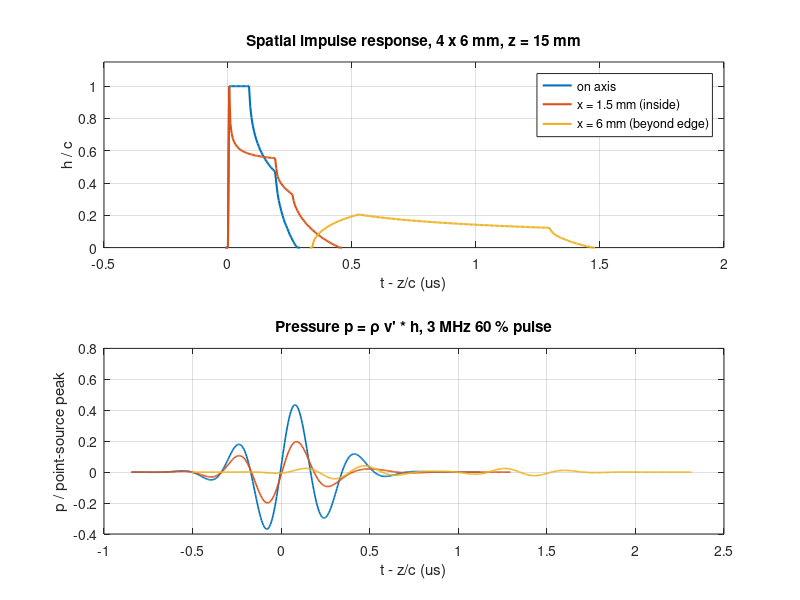
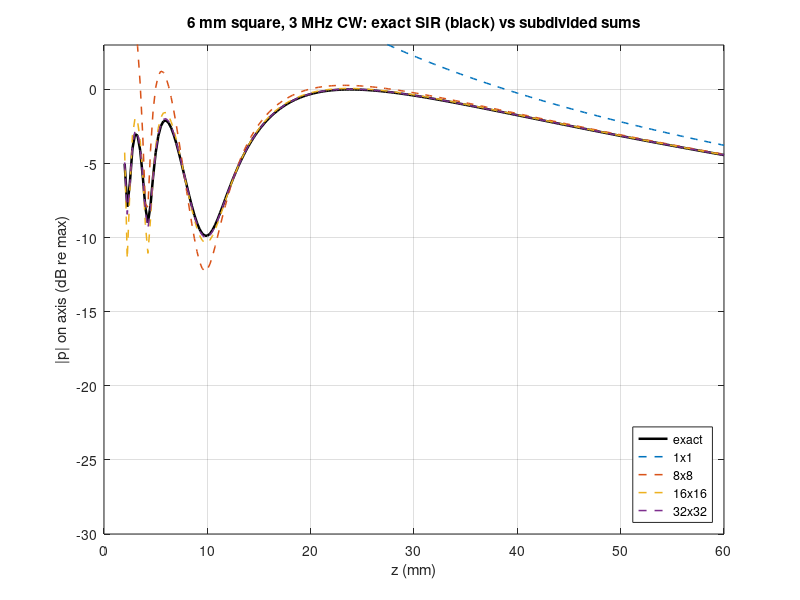

Here is the MATLAB script that generated these plots, in order:
%% m21_spatial_impulse_response.m
% Spatial impulse response (SIR) of a baffled rectangular element, exact and Field II-style.
% Everything here is computed by this script; Field II itself is not called (the subdivision
%   only reimplements its far-field sub-element idea).
%   h(r,t) = (c/2pi) * Theta(t), Theta = angle of the circle of radius sqrt((ct)^2 - z^2)
%   (centred on the projection of r) that lies inside the aperture.  p = rho * dv/dt * h.
% What it shows
%   1) exact SIR on axis, inside the edge and beyond the edge; check against the closed form
%   2) integral of h equals the surface integral of 1/(2 pi R)
%   3) Field II-style subdivision (point-like sub-elements) converging to the exact SIR
%   4) on-axis CW field of a 6 mm square: subdivided sum versus the exact SIR
% What to change: element size (w, H), field points, f0, sub-element counts.
% Expected output: plateau h/c = 1.000 on axis, off-axis duration 1.129 us and peak 0.204c,
%   last on-axis CW maximum of the 6 mm square near 24 mm, errors ~22, 4.4, 0.6, 0.13 dB.
% Units: mm, us, MHz; c in mm/us.  Base MATLAB / Octave.

clear; close all; rng(1);
c   = 1.54;            % mm/us (1540 m/s)
w   = 4;  H = 6;       % element width (x) and height (y), mm
a   = w/2; b = H/2;
fs  = 200;             % MHz, SIR sampling
nAng = 1440;           % angles on the arrival circle
phi = ((0:nAng-1) + 0.5) * 2*pi/nAng;

% exact SIR by testing points on the arrival circle (vectorized over angles)
sirRect = @(x0, y0, z0, t) c * mean( ...
    (abs(x0 + sqrt(max((c*t(:)).^2 - z0^2, 0)) * cos(phi)) < a) & ...
    (abs(y0 + sqrt(max((c*t(:)).^2 - z0^2, 0)) * sin(phi)) < b) & ...
    repmat((c*t(:)).^2 > z0^2, 1, nAng), 2).';     % returns a row vector

%% 1) on axis, inside the edge, beyond the edge (z = 15 mm)
z0  = 15;
pts = [0 0; 1.5 0; 6 0];
names = {'on axis', 'x = 1.5 mm (inside)', 'x = 6 mm (beyond edge)'};
f0 = 3; B = 0.6;                                   % pulse: 3 MHz, 60 % -6 dB bandwidth
sf = B*f0/(2*sqrt(2*log(2))); st = 1/(2*pi*sf);
dv = @(t) exp(-t.^2/(2*st^2)) .* (2*pi*f0*cos(2*pi*f0*t) - t/st^2 .* sin(2*pi*f0*t));
tk = (-ceil(4*st*fs):ceil(4*st*fs))/fs;            % pulse kernel time axis
figure(1); clf;
for k = 1:3
    x0 = pts(k,1); y0 = pts(k,2);
    Rmin = sqrt(max(abs(x0)-a,0)^2 + max(abs(y0)-b,0)^2 + z0^2);
    Rmax = sqrt((abs(x0)+a)^2 + (abs(y0)+b)^2 + z0^2);
    t = (floor(Rmin/c*fs)-2 : ceil(Rmax/c*fs)+2)/fs;
    h = sirRect(x0, y0, z0, t);
    corners = sort(sqrt((x0-[-a a -a a]).^2 + (y0-[-b -b b b]).^2 + z0^2)/c);
    fprintf('%-24s t0 = %.3f us, t1 = %.3f us, duration = %.3f us, peak h/c = %.3f\n', ...
        names{k}, Rmin/c, Rmax/c, (Rmax-Rmin)/c, max(h)/c);
    fprintf('%-24s corner arrivals: %s us\n', '', sprintf('%.3f ', corners));
    p = conv(h, dv(tk)) / fs;                       % rho = 1
    tp = t(1) + tk(1) + (0:numel(p)-1)/fs;
    pff = w*H/(2*pi*sqrt(x0^2+y0^2+z0^2)) * max(abs(dv(tk)));
    fprintf('%-24s pressure peak / point-source estimate = %.3f\n', '', max(abs(p))/pff);
    subplot(2,1,1); plot(t - z0/c, h/c, 'LineWidth', 1.5); hold on;
    subplot(2,1,2); plot(tp - z0/c, p/pff, 'LineWidth', 1.2); hold on;
    if k == 1
        % closed form on axis: Theta = 2pi - 4acos(a/s)[s>a] - 4acos(b/s)[s>b]
        s = sqrt(max((c*t).^2 - z0^2, 0));
        th = 2*pi*ones(size(s));
        th(s > a) = th(s > a) - 4*acos(a./s(s > a));
        th(s > b) = th(s > b) - 4*acos(b./s(s > b));
        th(s >= sqrt(a^2+b^2) | (c*t).^2 <= z0^2) = 0;
        fprintf('%-24s max |numeric - closed form| / c = %.1e\n', '', max(abs(h - c*th/(2*pi)))/c);
    end
end
subplot(2,1,1); ylim([0 1.15]); xlabel('t - z/c (us)'); ylabel('h / c'); title('Spatial impulse response, 4 x 6 mm, z = 15 mm'); legend(names); grid on;
subplot(2,1,2); xlabel('t - z/c (us)'); ylabel('p / point-source peak'); title('Pressure p = \rho v'' * h, 3 MHz 60 % pulse'); grid on;

%% 2) integral check: int h dt = int dS / (2 pi R)
x0 = 5; y0 = 1; z0 = 8;
Rmin = sqrt(max(abs(x0)-a,0)^2 + max(abs(y0)-b,0)^2 + z0^2); Rmax = sqrt((abs(x0)+a)^2 + (abs(y0)+b)^2 + z0^2);
t = (floor(Rmin/c*800):ceil(Rmax/c*800))/800;
I1 = sum(sirRect(x0, y0, z0, t)) / 800;
ng = 400; [XS, YS] = meshgrid(-a + ((1:ng)-0.5)*w/ng, -b + ((1:ng)-0.5)*H/ng);
I2 = sum(sum((w/ng)*(H/ng) ./ (2*pi*sqrt((x0-XS).^2 + (y0-YS).^2 + z0^2))));
fprintf('\nIntegral check at (5,1,8) mm: int h dt = %.5f mm, surface integral = %.5f mm\n', I1, I2);

%% 3) Field II-style subdivision of the SIR at the off-axis point (6, 0, 15)
x0 = 6; y0 = 0; z0 = 15; fsb = 200;
Rmin = sqrt((x0-a)^2 + z0^2); Rmax = sqrt((x0+a)^2 + b^2 + z0^2);
t = (floor(Rmin/c*fsb)-4 : ceil(Rmax/c*fsb)+4)/fsb;
hx = sirRect(x0, y0, z0, t);
pex = conv(hx, dv(tk))/fsb;
fprintf('\nSubdivision at (6, 0, 15) mm, pressure-pulse error vs exact:\n');
for n = [2 4 8 16 32]
    [XS, YS] = meshgrid(-a + ((1:n)-0.5)*w/n, -b + ((1:n)-0.5)*H/n);
    R = sqrt((x0-XS(:)).^2 + (y0-YS(:)).^2 + z0^2); amp = (w/n)*(H/n) ./ (2*pi*R);
    u = (R/c - t(1))*fsb; i0 = floor(u); fr = u - i0;                       % linear split of each delta
    hs = accumarray([i0+1; i0+2], [amp.*(1-fr); amp.*fr], [numel(t)+2, 1])' * fsb;
    hs = hs(1:numel(t));
    ps = conv(hs, dv(tk))/fsb;
    fprintf('  %2d x %2d sub-elements (%.2f x %.2f mm): rms error %.1f %% of peak\n', n, n, w/n, H/n, 100*sqrt(mean((ps-pex).^2))/max(abs(pex)));
end

%% 4) on-axis CW field of a 6 mm square at 3 MHz: exact SIR vs subdivision
ws = 6; as = 3; f = 3; k = 2*pi*f/c; lam = c/f;
zs = 2:0.25:60;
Pex = zeros(size(zs));
for iz = 1:numel(zs)
    z = zs(iz); t0 = z/c; t1 = sqrt(z^2 + 2*as^2)/c; nt = max(400, ceil((t1-t0)*2000));
    tt = t0 + ((1:nt)-0.5)*(t1-t0)/nt; s = sqrt((c*tt).^2 - z^2);
    th = 2*pi - 8*acos(min(as./s, 1));                                     % square: a = b
    th(s >= sqrt(2)*as) = 0;
    Pex(iz) = abs(sum(c*th/(2*pi) .* exp(-1i*2*pi*f*tt)) * (t1-t0)/nt);
end
mx = false(size(Pex)); WN = 24;
for i = WN+1:numel(Pex)-WN
    mx(i) = Pex(i) == max(Pex(i-WN:i+WN));
end
iz = find(mx, 1, 'last');
fprintf('\n6 mm square, 3 MHz: last on-axis CW maximum at z = %.2f mm (a^2/lambda = %.2f mm, ratio %.2f)\n', zs(iz), as^2/lam, zs(iz)/(as^2/lam));
figure(2); clf; plot(zs, 20*log10(Pex/max(Pex)), 'k', 'LineWidth', 1.8); hold on;
for n = [1 8 16 32]
    [XS, YS] = meshgrid(-as + ((1:n)-0.5)*ws/n, -as + ((1:n)-0.5)*ws/n); dA = (ws/n)^2;
    R = sqrt(XS(:).^2 + YS(:).^2 + zs.^2);                                  % (n^2) x numel(zs)
    Pap = abs(sum(dA ./ (2*pi*R) .* exp(-1i*k*R), 1));
    e = max(abs(20*log10(Pap(zs >= 5) ./ Pex(zs >= 5))));
    fprintf('  %2d x %2d sub-elements (%.3f mm = %.2f lambda): max on-axis error (z >= 5 mm) = %.2f dB\n', n, n, ws/n, ws/n/lam, e);
    plot(zs, 20*log10(Pap/max(Pex)), '--', 'LineWidth', 1.1);
end
xlabel('z (mm)'); ylabel('|p| on axis (dB re max)'); ylim([-30 3]); grid on;
title('6 mm square, 3 MHz CW: exact SIR (black) vs subdivided sums');
legend('exact', '1x1', '8x8', '16x16', '32x32', 'Location', 'southeast');
